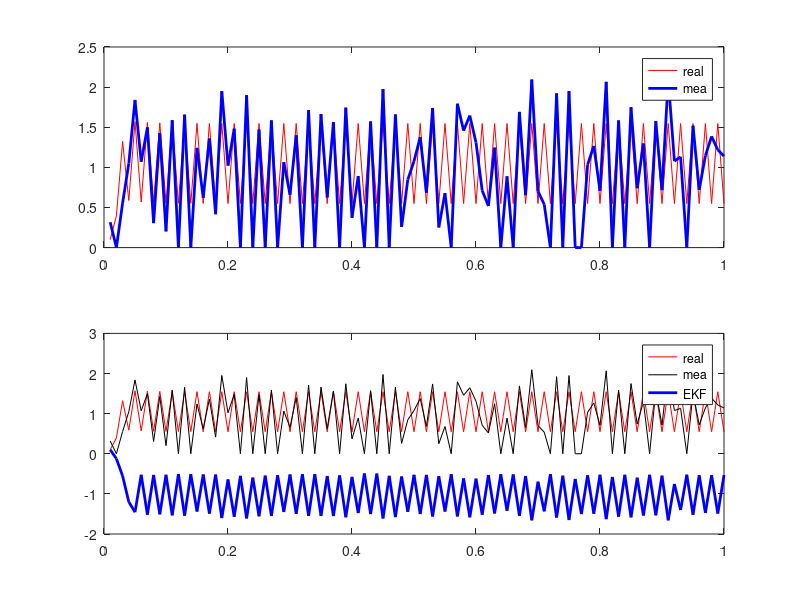

Here is the MATLAB script that generated this plot:
%% generate real signal and measurements
clear;clc;
t = 0.01:0.01:1;
n = length(t);
x = zeros(1,n);
y = zeros(1,n);
x(1) = 0.1;
y(1) = 0.1;
for i= 2:n
    x(i) = sin(3*x(i-1))+ 1*x(i-1);
    y(i) = x(i)^2 + normrnd(0,1);
end
figure(1)
subplot(2,1,1)
plot(t,x,'r',t,sqrt(y),'b','LineWidth',2);
legend('real','mea');
%%
% set initial values
Pplus = 0.1;
Xplus(1) = 0.1;
Q = 0.01;
R = 1;
for i = 2:n
    % 1-prediction
    A = 3*cos(3*Xplus(i-1)) + 1;
    Xminus = sin(3*Xplus(i-1)) + Xplus(i-1);
    Pminus = A*Pplus*A' + Q;
    % 2-update
    C = 2*Xminus;
    K = C*Pminus*inv(C*Pminus*C' + R);
    Xplus(i) = Xminus + K*(y(i)-Xminus^2);
    Pplus = (eye(1)-K*C)*Pminus;
end
%%
figure(1)
subplot(2,1,2)
plot(t,x,'r',t,sqrt(y),'k',t,Xplus,'b','LineWidth',2)
legend('real','mea','EKF');

    
    